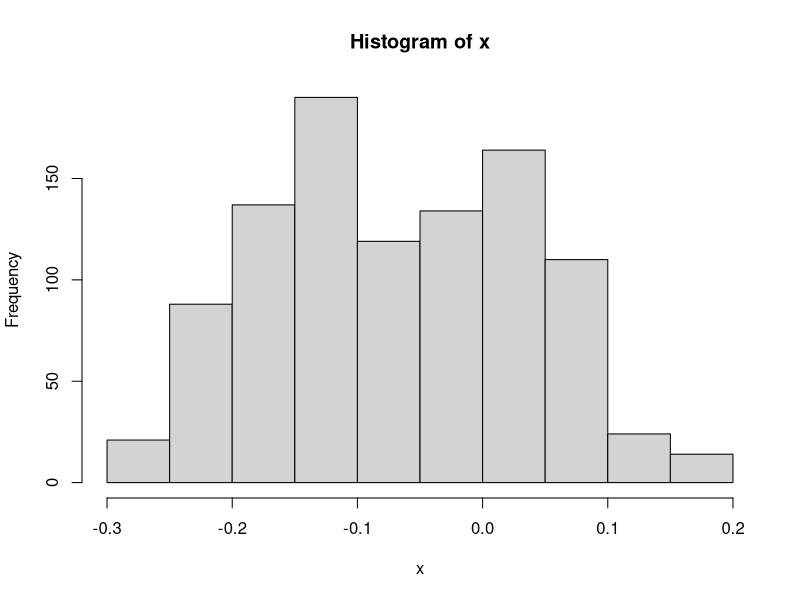
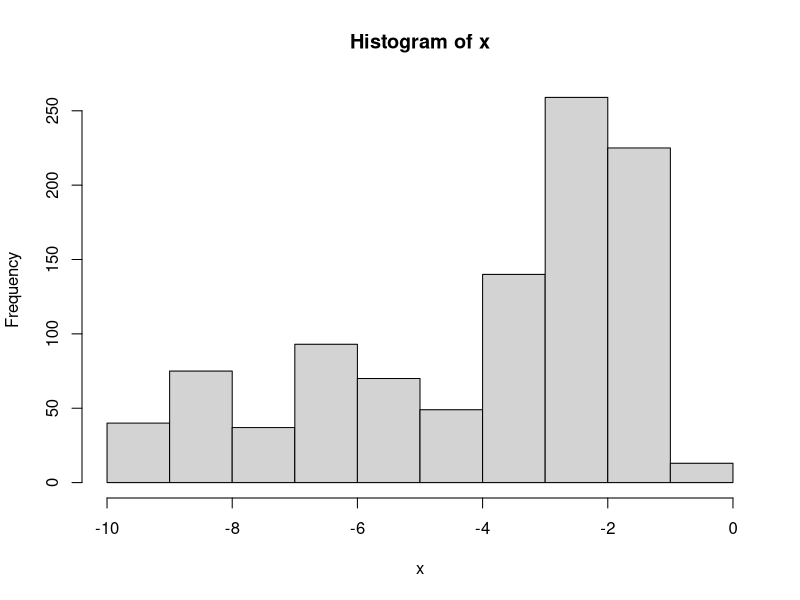
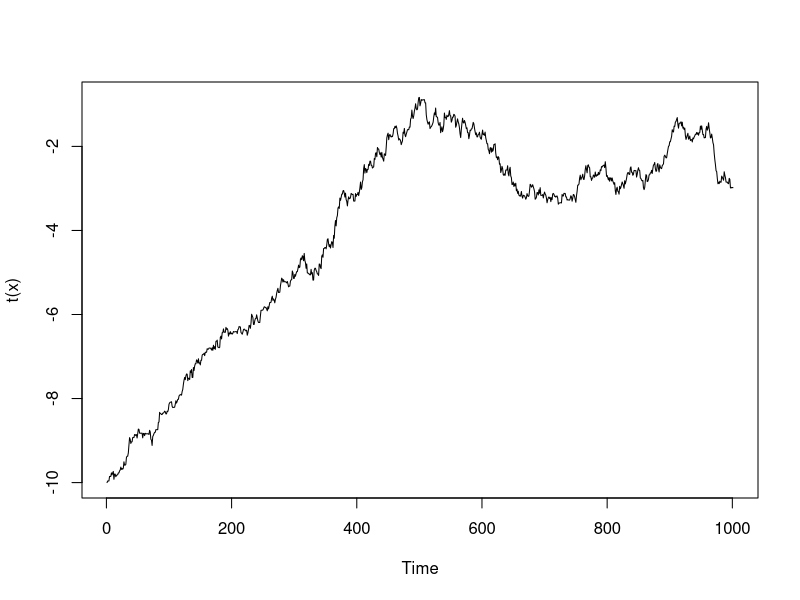
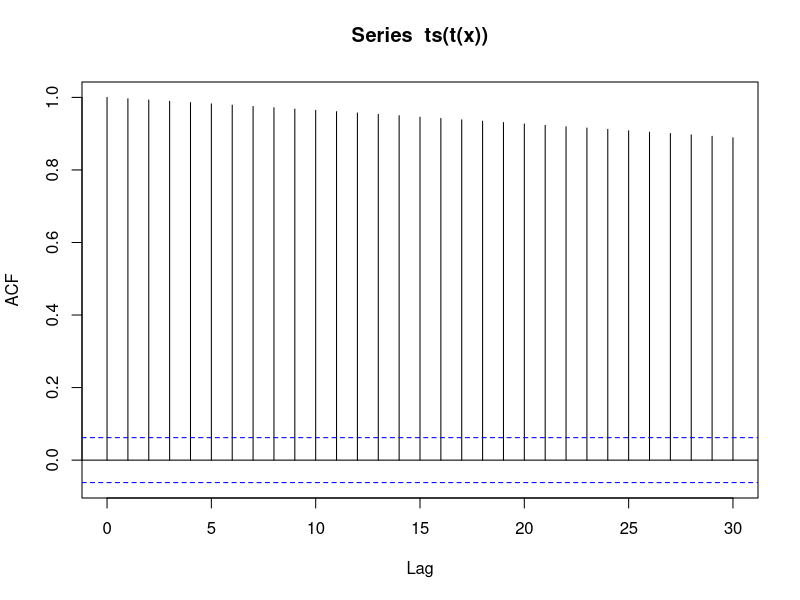
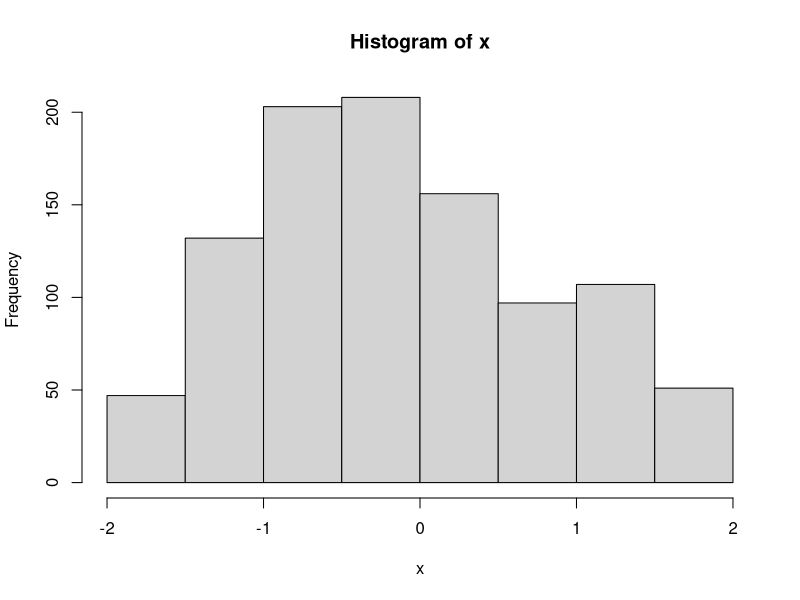
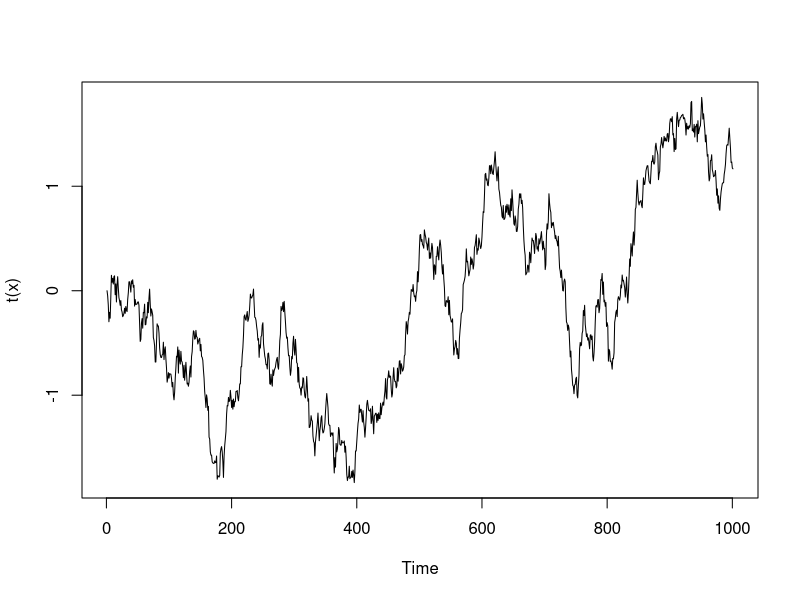
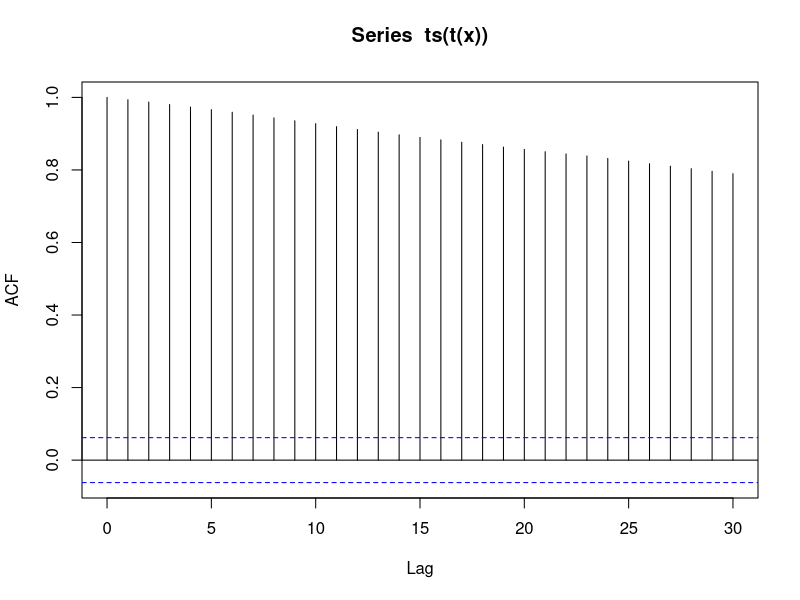
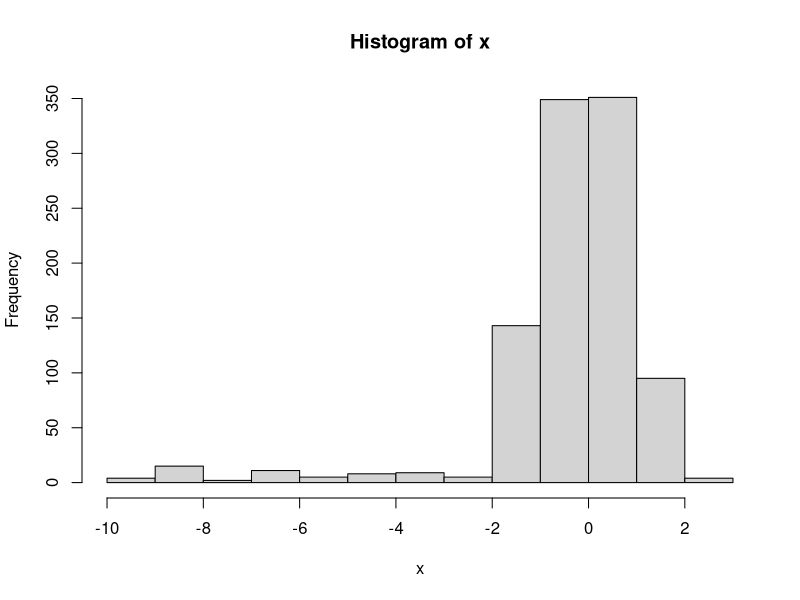

These charts were generated, in order, by the following R code:
# HW3
# HM algorithm for N(0,1)

set.seed(2018)
x = x_old = 0; x_new = -10; s = 0.01; k = 1000;
for (i in 1:k){
  y = x_old + s*rnorm(1,0,1);         #  x*
  u = runif(1,0,1);                   # 亂數生成機率     
  alpha = exp(-(y^2-(x_old)^2)/2);    # 條件機率
  x_new = ifelse(u < alpha, y, x_old)
  x = cbind(x,x_new);
  x_old = x_new;
}

hist(x)

accept <- sum(x[-1]-x[-k]!=0)
acc_rate = 1-accept/k
acc_rate

# (x0 = -10, sigma = 0.1) -----------------------------------------------------------------------
# 我的想法(x0 = -10, sigma = 0.1)
x = x_old = -10; x_new = 0;k = 1000;

for (i in 1:k){
  y = rnorm(1,x_old,0.1);             # 生成一個x*
  u = runif(1,0,1);                   # 亂數生成機率     
  alpha = exp(-(y^2-(x_old)^2)/2);    # 條件機率
  x_new = ifelse(u < alpha, y, x_old)
  x = cbind(x,x_new);
  x_old = x_new;
}
hist(x)
x <- as.matrix(x)
plot.ts(t(x))
acf(ts(t(x)))
accept <- sum(x[-1]-x[-k]!=0)
acc_rate1 = accept/k
acc_rate1

# (x0 = 0, sigma = 0.1) -----------------------------------------------------------------------
# 我的想法(x0 = 0, sigma = 0.1)
x = x_old = 0; x_new = 0;k = 1000;

for (i in 1:k){
  y = rnorm(1,x_old,0.1);             # 生成一個x*
  u = runif(1,0,1);                   # 亂數生成機率     
  alpha = exp(-(y^2-(x_old)^2)/2);    # 條件機率
  x_new = ifelse(u < alpha, y, x_old)
  x = cbind(x,x_new);
  x_old = x_new;
}
hist(x)
x <- as.matrix(x)
plot.ts(t(x))
acf(ts(t(x)))
accept <- sum(x[-1]-x[-k]!=0)
acc_rate2 = accept/k
acc_rate2

# (x0 = -10, sigma = 0.5) -----------------------------------------------------------------------
# 我的想法
x = x_old = -10; x_new = 0;k = 1000;

for (i in 1:k){
  y = rnorm(1,x_old,0.5);             # 生成一個x*
  u = runif(1,0,1);                   # 亂數生成機率     
  alpha = exp(-(y^2-(x_old)^2)/2);    # 條件機率
  x_new = ifelse(u < alpha, y, x_old)
  x = cbind(x,x_new);
  x_old = x_new;
}
hist(x)
x <- as.matrix(x)
plot.ts(t(x))
acf(ts(t(x)))
accept <- sum(x[-1]-x[-k]!=0)
acc_rate3 = accept/k
acc_rate3

# (x0 = 0, sigma = 0.5) -----------------------------------------------------------------------
# 我的想法
x = x_old = 0; x_new = 0;k = 1000;

for (i in 1:k){
  y = rnorm(1,x_old,0.5);             # 生成一個x*
  u = runif(1,0,1);                   # 亂數生成機率     
  alpha = exp(-(y^2-(x_old)^2)/2);    # 條件機率
  x_new = ifelse(u < alpha, y, x_old)
  x = cbind(x,x_new);
  x_old = x_new;
}
hist(x)
x <- as.matrix(x)
plot.ts(t(x))
acf(ts(t(x)))
accept <- sum(x[-1]-x[-k]!=0)
acc_rate4 = accept/k
acc_rate4

# (x0 = -10, sigma = 10) --------------------------------------------------
# 我的想法
x = x_old = -10; x_new = 0;k = 1000;

for (i in 1:k){
  y = rnorm(1,x_old,10);             # 生成一個x*
  u = runif(1,0,1);                   # 亂數生成機率     
  alpha = exp(-(y^2-(x_old)^2)/2);    # 條件機率
  x_new = ifelse(u < alpha, y, x_old)
  x = cbind(x,x_new);
  x_old = x_new;
}
hist(x)
x <- as.matrix(x)
plot.ts(t(x))
acf(ts(t(x)))
accept <- sum(x[-1]-x[-k]!=0)
acc_rate5 = accept/k
acc_rate5

# (x0 = 0, sigma = 10) -----------------------------------------------------------------------
# 我的想法
x = x_old = 0; x_new = 0;k = 1000;

for (i in 1:k){
  y = rnorm(1,x_old,10);             # 生成一個x*
  u = runif(1,0,1);                   # 亂數生成機率     
  alpha = exp(-(y^2-(x_old)^2)/2);    # 條件機率
  x_new = ifelse(u < alpha, y, x_old)
  x = cbind(x,x_new);
  x_old = x_new;
}
hist(x)
x <- as.matrix(x)
plot.ts(t(x))
acf(ts(t(x)))
accept <- sum(x[-1]-x[-k]!=0)
acc_rate6 = accept/k
acc_rate6
c(acc_rate1,acc_rate2,acc_rate3,acc_rate4,acc_rate5,acc_rate6)

# (x0 = 0, sigma = 3) -----------------------------------------------------
x = x_old = 0; x_new = 0;k = 1000;

for (i in 1:k){
  y = rnorm(1,x_old,2);               # 生成一個x*
  u = runif(1,0,1);                   # 亂數生成機率     
  alpha = exp(-(y^2-(x_old)^2)/2);    # 條件機率
  x_new = ifelse(u < alpha, y, x_old)
  x = cbind(x,x_new);
  x_old = x_new;
}
hist(x)
x <- as.matrix(x)
plot.ts(t(x))
acf(ts(t(x)))
accept <- sum(x[-1]-x[-k]!=0)
acc_rate7 = accept/k
acc_rate7
x1 <- seq(min(x),max(x),length.out = 1000)
y1 <- dnorm(x1,0,1)
library(dplyr)
data <- cbind(x1,x[-1],y1) %>% as.data.frame()
library(ggplot2)
ggplot(data)+
  labs(title = "Normal distribution of N(0,1)", x = "x", y = "density")+
  geom_histogram(aes(x=V2,y=..density..),bins = 10)+
  geom_line(aes(x=x1,y=y1),col="red",lwd=1)+
  theme(title = element_text(face="bold",size=20))+
  theme(panel.background = element_rect(colour="black",size = 2))
  
# 抽取gamma樣本 -----------------------------------------------------------------------
x_old=1
x = c()

for (i in 1:k){
  y = rexp(1,5);                            # 生成一個x*
  u = runif(1,0,1);                          # 亂數生成機率     
  alpha = (y*exp(-y))/(x_old*exp(-x_old));    # 條件機率
  x_new = ifelse(u < alpha, y, x_old)
  x = cbind(x,x_new);
  x_old = x_new;
}
hist(x)
